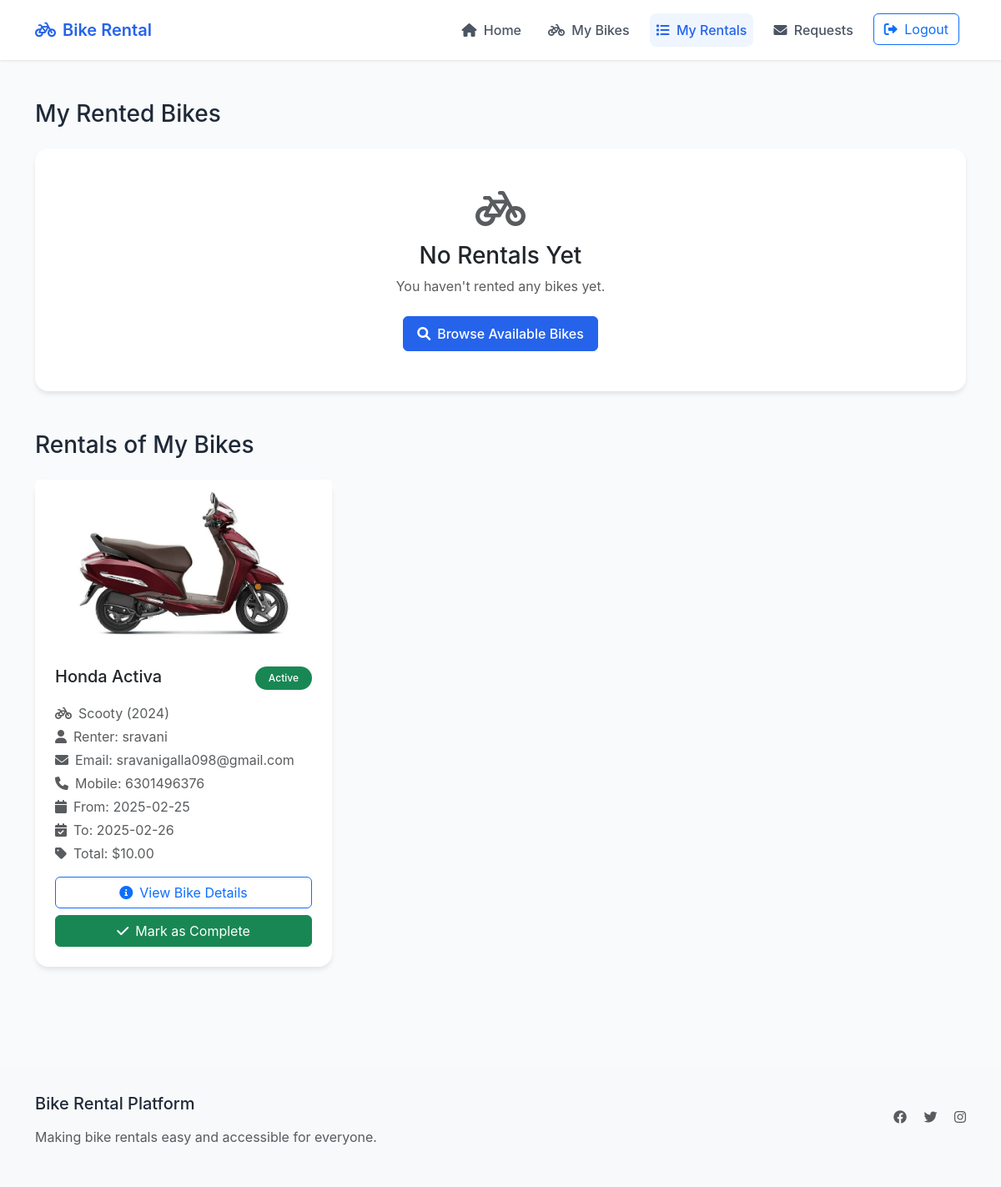
/rentals/my-rentals (signed in), run on the app's committed database.
### app.py (models this page shows)
class Rental(db.Model):
    id = db.Column(db.Integer, primary_key=True)
    bike_id = db.Column(db.Integer, db.ForeignKey('bike.id'), nullable=False)
    renter_id = db.Column(db.Integer, db.ForeignKey('user.id'), nullable=False)
    start_date = db.Column(db.DateTime, nullable=False)
    end_date = db.Column(db.DateTime, nullable=False)
    total_price = db.Column(db.Float, nullable=False)
    status = db.Column(db.String(20), nullable=False, default='pending')  # pending, active, completed, cancelled
    created_at = db.Column(db.DateTime, default=datetime.utcnow)

class Bike(db.Model):
    id = db.Column(db.Integer, primary_key=True)
    name = db.Column(db.String(100), nullable=False)
    model = db.Column(db.String(100), nullable=False)
    year = db.Column(db.Integer, nullable=False)
    condition = db.Column(db.String(50), nullable=False)
    price_per_day = db.Column(db.Float, nullable=False)
    description = db.Column(db.Text, nullable=False)
    is_available = db.Column(db.Boolean, default=True)
    owner_id = db.Column(db.Integer, db.ForeignKey('user.id'), nullable=False)
    created_at = db.Column(db.DateTime, default=datetime.utcnow)
    image_url_1 = db.Column(db.String(500))
    image_url_2 = db.Column(db.String(500))
    image_url_3 = db.Column(db.String(500))
    rentals = db.relationship('Rental', backref='bike', lazy=True)
    rental_requests = db.relationship('RentalRequest', backref='bike', lazy=True)

class User(db.Model):
    id = db.Column(db.Integer, primary_key=True)
    username = db.Column(db.String(80), unique=True, nullable=False)
    email = db.Column(db.String(120), unique=True, nullable=False)
    mobile = db.Column(db.String(15), nullable=True)  # Adding mobile number field
    password = db.Column(db.String(120), nullable=False)
    created_at = db.Column(db.DateTime, default=datetime.utcnow)
    bikes = db.relationship('Bike', backref='owner', lazy=True)
    rentals = db.relationship('Rental', backref='renter', lazy=True, foreign_keys='Rental.renter_id')
    rental_requests = db.relationship('RentalRequest', backref='requester', lazy=True, foreign_keys='RentalRequest.requester_id')

### app.py (the view)
@app.route('/rentals/my-rentals')
@login_required
def my_rentals():
    my_rentals = Rental.query.filter_by(
        renter_id=session['user_id']
    ).order_by(Rental.created_at.desc()).all()
    owned_bikes = Bike.query.filter_by(owner_id=session['user_id']).with_entities(Bike.id).all()
    owned_bike_ids = [bike[0] for bike in owned_bikes]
    rentals_of_my_bikes = Rental.query.filter(
        Rental.bike_id.in_(owned_bike_ids)
    ).order_by(Rental.created_at.desc()).all()
    return render_template('my_rentals.html',
                         my_rentals=my_rentals,
                         rentals_of_my_bikes=rentals_of_my_bikes)

### app.py (called while the page is built)
def login_required(f):
    @wraps(f)
    def decorated_function(*args, **kwargs):
        if not session.get('user_id'):
            flash('Please login first')
            return redirect(url_for('login'))
        return f(*args, **kwargs)
    return decorated_function

@app.context_processor
def utility_processor():
    def get_pending_requests_count():
        if not session.get('user_id'):
            return 0
        return RentalRequest.query.join(Bike).filter(
            Bike.owner_id == session['user_id'],
            RentalRequest.status == 'pending'
        ).count()
    return dict(pending_requests_count=get_pending_requests_count())

### templates/my_rentals.html (shortened to what this page needs)
{% extends "base.html" %}
{% block content %}
<div class="container py-4">
    <div class="mb-5">
        <h2 class="h3 mb-4">My Rented Bikes</h2>
        {% if my_rentals %}
            <div class="row g-4">
                {% for rental in my_rentals %}
                    <div class="col-md-6 col-lg-4">
                        <div class="card h-100">
                            {% if rental.bike.image_url_1 %}
                                <img src="{{ url_for('static', filename=rental.bike.image_url_1) }}"
                                     class="card-img-top" alt="{{ rental.bike.name }}"
                                     style="height: 200px; object-fit: cover;">
                            {% else %}
                                <div class="card-img-top bg-light d-flex align-items-center justify-content-center"
                                     style="height: 200px;">
                                    <i class="fas fa-bicycle fa-3x text-muted"></i>
                                </div>
                            {% endif %}
                            <div class="card-body">
                                <div class="d-flex justify-content-between align-items-start mb-3">
                                    <h5 class="card-title mb-0">{{ rental.bike.name }}</h5>
                                    <span class="badge {% if rental.status == 'active' %}bg-success{% elif rental.status == 'pending' %}bg-warning{% else %}bg-secondary{% endif %}">
                                        {{ rental.status|title }}
                                    </span>
                                </div>
                                <div class="mb-3">
                                    <p class="text-muted mb-1">
                                        <i class="fas fa-bicycle me-2"></i>{{ rental.bike.model }} ({{ rental.bike.year }})
                                    </p>
                                    <p class="text-muted mb-1">
                                        <i class="fas fa-user me-2"></i>Owner: {{ rental.bike.owner.username }}
                                    </p>
                                    <p class="text-muted mb-1">
                                        <i class="fas fa-envelope me-2"></i>Email: {{ rental.bike.owner.email }}
                                    </p>
                                    <p class="text-muted mb-1">
                                        <i class="fas fa-phone me-2"></i>Mobile: {{ rental.bike.owner.mobile or 'Not provided' }}
                                    </p>
                                    <p class="text-muted mb-1">
                                        <i class="fas fa-calendar me-2"></i>From: {{ rental.start_date.strftime('%Y-%m-%d') }}
                                    </p>
                                    <p class="text-muted mb-1">
                                        <i class="fas fa-calendar-check me-2"></i>To: {{ rental.end_date.strftime('%Y-%m-%d') }}
                                    </p>
                                    <p class="text-muted mb-1">
                                        <i class="fas fa-tag me-2"></i>Total: ${{ "%.2f"|format(rental.total_price) }}
                                    </p>
                                </div>
                                <div class="d-grid">
                                    <a href="{{ url_for('view_bike', bike_id=rental.bike.id) }}"
                                       class="btn btn-outline-primary">
                                        <i class="fas fa-info-circle me-2"></i>View Bike Details
                                    </a>
                                </div>
                            </div>
                        </div>
                    </div>
                {% endfor %}
            </div>
        {% else %}
            <div class="card">
                <div class="card-body text-center py-5">
                    <i class="fas fa-bicycle fa-3x text-muted mb-3"></i>
                    <h3>No Rentals Yet</h3>
                    <p class="text-muted mb-4">You haven't rented any bikes yet.</p>
                    <a href="{{ url_for('index') }}" class="btn btn-primary">
                        <i class="fas fa-search me-2"></i>Browse Available Bikes
                    </a>
                </div>
            </div>
        {% endif %}
    </div>
    <div class="mb-5">
        <h2 class="h3 mb-4">Rentals of My Bikes</h2>
        {% if rentals_of_my_bikes %}
            <div class="row g-4">
                {% for rental in rentals_of_my_bikes %}
                    <div class="col-md-6 col-lg-4">
                        <div class="card h-100">
                            {% if rental.bike.image_url_1 %}
                                <img src="{{ url_for('static', filename=rental.bike.image_url_1) }}"
                                     class="card-img-top" alt="{{ rental.bike.name }}"
                                     style="height: 200px; object-fit: cover;">
                            {% else %}
                                <div class="card-img-top bg-light d-flex align-items-center justify-content-center"
                                     style="height: 200px;">
                                    <i class="fas fa-bicycle fa-3x text-muted"></i>
                                </div>
                            {% endif %}
                            <div class="card-body">
                                <div class="d-flex justify-content-between align-items-start mb-3">
                                    <h5 class="card-title mb-0">{{ rental.bike.name }}</h5>
                                    <span class="badge {% if rental.status == 'active' %}bg-success{% elif rental.status == 'pending' %}bg-warning{% else %}bg-secondary{% endif %}">
                                        {{ rental.status|title }}
                                    </span>
                                </div>
                                <div class="mb-3">
                                    <p class="text-muted mb-1">
                                        <i class="fas fa-bicycle me-2"></i>{{ rental.bike.model }} ({{ rental.bike.year }})
                                    </p>
                                    <p class="text-muted mb-1">
                                        <i class="fas fa-user me-2"></i>Renter: {{ rental.renter.username }}
                                    </p>
                                    <p class="text-muted mb-1">
                                        <i class="fas fa-envelope me-2"></i>Email: {{ rental.renter.email }}
                                    </p>
                                    <p class="text-muted mb-1">
                                        <i class="fas fa-phone me-2"></i>Mobile: {{ rental.renter.mobile or 'Not provided' }}
                                    </p>
                                    <p class="text-muted mb-1">
                                        <i class="fas fa-calendar me-2"></i>From: {{ rental.start_date.strftime('%Y-%m-%d') }}
                                    </p>
                                    <p class="text-muted mb-1">
                                        <i class="fas fa-calendar-check me-2"></i>To: {{ rental.end_date.strftime('%Y-%m-%d') }}
                                    </p>
                                    <p class="text-muted mb-1">
                                        <i class="fas fa-tag me-2"></i>Total: ${{ "%.2f"|format(rental.total_price) }}
                                    </p>
                                </div>
                                <div class="d-grid gap-2">
                                    <a href="{{ url_for('view_bike', bike_id=rental.bike.id) }}"
                                       class="btn btn-outline-primary">
                                        <i class="fas fa-info-circle me-2"></i>View Bike Details
                                    </a>
                                    {% if rental.status == 'active' %}
                                        <button type="button" class="btn btn-success"
                                                onclick="markRentalComplete({{ rental.id }})">
                                            <i class="fas fa-check me-2"></i>Mark as Complete
                                        </button>
                                    {% endif %}
                                </div>
                            </div>
                        </div>
                    </div>
                {% endfor %}
            </div>
        {% endif %}
    </div>
</div>
{% endblock %}

### data on the page
Rental: image_url_1 (picture), bike.name "Honda Activa", status "Active", bike.model "Scooty", bike.year "2024", renter.username "sravani", renter.email "sravanigalla098@gmail.com", renter "6301496376", start_date "2025-02-25", end_date "2025-02-26", total_price "10.00"
